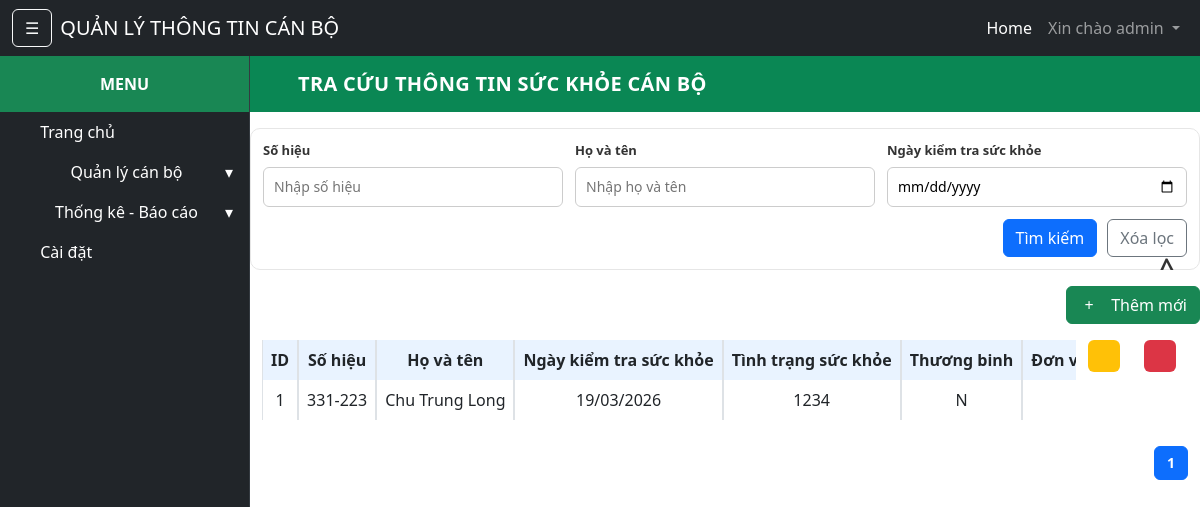
The app's page /health/ (signed in) with its own data.
### users/models.py (models this page shows)
class User(AbstractUser):
    avatar = models.ImageField(upload_to='avatars/', null=True, blank=True)
    phone = models.CharField(max_length=15, null=True, blank=True)
    def __str__(self):
        return self.username

### employee/models.py (models this page shows, shortened)
class Emp_Health(models.Model):
    wounded_soldiers_CHOICES = (
        ('Y', 'Có'),
        ('N', 'Không'),
    )
    id = models.AutoField(primary_key=True)
    emp = models.ForeignKey(Emp_information,to_field='emp_num',db_column='emp_num', on_delete=models.CASCADE, verbose_name="Nhân viên", default='')
    date_check = models.DateField("Ngày kiểm tra sức khỏe",null=False)
    heal_check = models.CharField("Tình trạng sức khỏe",max_length=100, null=False)
    wounded_soldiers = models.CharField("Thương binh",max_length=1, null=False,choices=wounded_soldiers_CHOICES)
    agency = models.ForeignKey(company, on_delete=models.CASCADE, verbose_name="Cơ quan khám sức khỏe", default='')
    file = models.FileField("File đính kèm",upload_to='employee_Health/', null=True, blank=True)
    created_by = models.ForeignKey(settings.AUTH_USER_MODEL, on_delete=models.SET_NULL, null=True, verbose_name="Người tạo", related_name="emp_Health_created",)
    created_at = models.DateTimeField("Ngày tạo", auto_now_add=True)
    update_by = models.ForeignKey(settings.AUTH_USER_MODEL, on_delete=models.SET_NULL, null=True, verbose_name="Người sửa", related_name="emp_Health_updated",)
    update_at = models.DateTimeField("Ngày sửa", auto_now_add=False,null=True)

class Emp_information(models.Model):
    MEMBER_CHOICES = [
        ('Y', 'Có'),
        ('N', 'Không'),
    ]
    GENDER_CHOICES = [
        ('M', 'Nam'),
        ('F', 'Nữ'),
    ]
    id = models.AutoField(primary_key=True)
    emp_num = models.CharField("Số hiệu",max_length=10, unique=True, null=False)
    full_name = models.CharField("Họ và tên",max_length=100, null=False)
    current_name = models.CharField("Tên hiện tại",max_length=100, null=False)
    day_of_birth = models.DateField("Ngày sinh",null=False)
    gender = models.CharField("Giới tính",max_length=1, null=False,choices=GENDER_CHOICES)
    place_of_hometown = models.CharField("Quê quán",max_length=100, null=False)
    current_residence = models.CharField("Nơi cư trú hiện tại",max_length=100, null=False)
    nation = models.CharField("Dân tộc",max_length=50, null=False)
    religion = models.CharField("Tôn giáo",max_length=50, null=False)
    family_job = models.CharField("Nghề nghiệp của gia đình",max_length=100, null=False)
    before_job = models.CharField("Công việc trước đây",max_length=100, null=False)
    date_in_group = models.DateField("Ngày vào đoàn",null=False)
    union = models.CharField("Đoàn viên",max_length=1, null=False,choices=MEMBER_CHOICES)
    day_of_joining_the_party = models.DateField("Ngày vào Đảng",null=False)
    day_offical = models.DateField("Ngày chính thức",null=False)
    recruitment_day = models.DateField("Ngày tuyển dụng",null=False)
    date_of_joining_the_police = models.DateField("Ngày vào công an",null=False)
    recruitment_place = models.ForeignKey(company, on_delete=models.CASCADE, verbose_name="Nơi tuyển dụng", default='', null=True)
    recruitment_source = models.CharField("Nguồn tuyển dụng",max_length=100, null=False)
    blood_type = models.CharField("Nhóm máu",max_length=10, null=False)
    appellation = models.CharField("Danh hiệu được phong",max_length=50, null=False)
    keep_records = models.CharField("Địa chỉ hồ sơ",max_length=100, null=False)
    forte_ability = models.CharField("Năng lực nổi bật",max_length=100, null=False)
    Descriptions = models.TextField("Mô tả",null=True)
    avatar = models.ImageField("Ảnh chân dung",upload_to='employee_avatars/', null=True, blank=True)
    created_by = models.ForeignKey(settings.AUTH_USER_MODEL, on_delete=models.SET_NULL, null=True, verbose_name="Người tạo")
    created_at = models.DateTimeField("Ngày tạo", auto_now_add=True)
    def __str__(self):
        return self.full_name

### employee/views.py (the view, shortened to what this page needs)
# urls.py: path('health/', views.index_emp_health, name = 'index_emp_health'),
@login_required
def index_emp_health(request):
    if request.user.is_authenticated:
        emp_num = request.GET.get('emp_num', '')
        full_name = request.GET.get('full_name', '')
        datecheck = request.GET.get('datecheck', '').strip()
        data = Emp_Health.objects.select_related('emp').order_by('created_at')
        if emp_num:
            data = data.filter(emp__emp_num__icontains=emp_num)
        if full_name:
            data = data.filter(emp__full_name__icontains=full_name)
        paginator = Paginator(data, 10)  # Hiển thị 10 dòng
        page_number = request.GET.get('page')
        page_obj = paginator.get_page(page_number)
        params = request.GET.copy()
        params.pop("page", None)  # bỏ page cũ
        for k in list(params.keys()):
            if not (params.get(k) or "").strip():
                params.pop(k, None)
        querystring = urlencode(params)
        return render(request, 'Health/index_emp_health.html', {'data': data, 'page_obj': page_obj, 'paginator': paginator, 'querystring': querystring})

### employee/models.py (called while the page is built)
    def __str__(self):
        return self.name

### employee/templates/Health/index_emp_health.html (shortened to what this page needs)
{% extends 'base.html' %}
{% block content %}
    <div class="container-fluid page-header">
        <i class="fa-solid fa-users me-2"></i>
        <h1>TRA CỨU THÔNG TIN SỨC KHỎE CÁN BỘ</h1>
    </div>
        <div class="container-fluid mt-3 px-0" id="search-panel-wrapper">
            <div class="search-panel" id="search-panel">
                <button type="button"
                    id="toggle-search"
                    class="search-toggle"
                    aria-label="Ẩn/Hiện điều kiện">
                    ^
                </button>
                <form method="get" class="search-form">
                    <div class="search-grid">
                        <div class="search-item">
                            <label class="search-label">Số hiệu</label>
                            <input type="text" name="emp_num" class="search-control"
                                value="{{ request.GET.emp_num|default:'' }}" placeholder="Nhập số hiệu">
                        </div>
                        <div class="search-item">
                            <label class="search-label">Họ và tên</label>
                            <input type="text" name="full_name" class="search-control"
                                value="{{ request.GET.full_name|default:'' }}" placeholder="Nhập họ và tên">
                        </div>
                        <div class="search-item">
                            <label class="search-label">Ngày kiểm tra sức khỏe</label>
                            <input type="date" name="datecheck" class="search-control"
                                value="{{ request.GET.datecheck|default:'' }}">
                        </div>
                    </div>
                    <div class="search-actions">
                    <button type="submit" class="btn btn-primary">Tìm kiếm</button>
                    <a href="{% url 'employee:index_emp_health' %}" class="btn btn-outline-secondary">Xóa lọc</a>
                    </div>
                </form>
            </div>
        </div>
    <div class="d-flex justify-content-end align-items-center mt-3">
        <button
            class="btn btn-success js-open-modal"
            data-modal-url="{% url 'employee:health_manager_modal' %}"
            data-modal-title="Thêm mới thông tin sức khỏe cán bộ"
            data-modal-type="emp_health_manage">
            <i class="fa-solid fa-plus me-2"></i> Thêm mới
        </button>
    </div>
    <div class="container-fluid table-area">
            <div class = "table-wrap">
            <div class="table-scroll">
                <table class="table table-data table-hover table-master table-bordered mt-3 text-center resizable-table">
                    <thead class="head-blue">
                        <tr>
                            <th>
                                <span class="th-ellipsis">ID</span>
                                <div class="col-resizer"></div>
                            </th>
                            <th>
                                <span class="th-ellipsis">Số hiệu</span>
                                <div class="col-resizer"></div>
                            </th>
                            <th class="col-fullname">
                                <span class="th-ellipsis">Họ và tên</span>
                                <div class="col-resizer"></div>
                            </th>
                            <th>
                                <span class="th-ellipsis">Ngày kiểm tra sức khỏe</span>
                                <div class="col-resizer"></div>
                            </th>
                            <th>
                                <span class="th-ellipsis">Tình trạng sức khỏe</span>
                                <div class="col-resizer"></div>
                            </th>
                            <th>
                                <span class="th-ellipsis">Thương binh</span>
                                <div class="col-resizer"></div>
                            </th>
                            <th>
                                <span class="th-ellipsis">Đơn vị khám sức khỏe</span>
                            </th>
                        </tr>
                    </thead>
                    <tbody>
                        {% for d in data %}
                        <tr>
                            <td data-bs-toggle="tooltip" title="{{ d.id }}">{{ d.id }}</td>
                            <td data-bs-toggle="tooltip" title="{{ d.emp }}">{{ d.emp.emp_num }}</td>
                            <td class = "col-fullname">{{ d.emp.full_name }}</td>
                            <td data-bs-toggle="tooltip" title="{{ d.date_check }}">{{ d.date_check|date:"d/m/Y"|default_if_none:"" }}</td>
                            <td data-bs-toggle="tooltip" title="{{ d.heal_check }}">{{ d.heal_check|default_if_none:"" }}</td>
                            <td data-bs-toggle="tooltip" title="{{ d.wounded_soldiers }}">{{ d.wounded_soldiers|default_if_none:"" }}</td>
                            <td data-bs-toggle="tooltip" title="{{ d.agency }}">{{ d.agency }}</td>
                        </tr>
                        {% endfor %}
                    </tbody>
                </table>
            </div>
            <div class="table-actions table-action">
                    <table class="table table-hover table-bordered mt-3 text-center table-action">
                        <tbody>
                            {% for d in data %}
                            <tr>
                            <td>
                                <button
                                    class="btn btn-sm btn-warning js-open-modal"
                                    data-modal-url="{% url 'employee:emp_health_view_modal' d.id %}"
                                    data-modal-title="Xem thông tin sức khỏe"
                                    data-modal-type="emp_health_manage">
                                    <i class="fa-solid fa-eye"></i>
                                </button>
                            </td>
                            <td>
                                <form action="{% url 'employee:emp_health_delete' d.id %}" method="post">
                                <button type="submit" class="btn btn-sm btn-danger"
                                        onclick="return confirm('Bạn có chắc chắn muốn xóa')" title="Xóa">
                                    <i class="fa-solid fa-trash"></i>
                                </button>
                                </form>
                            </td>
                            </tr>
                            {% endfor %}
                        </tbody>
                    </table>
                </div>
            </div>
            <div class="table-pagination">
                {% for num in page_obj.paginator.page_range %}
                    {% if page_obj.number == num %}
                    <span class="pg active">{{ num }}</span>
                    {% elif num > page_obj.number|add:'-3' and num < page_obj.number|add:'3' %}
                    <a class="pg" href="?page={{ num }}{% if querystring %}&{{ querystring }}{% endif %}">{{ num }}</a>
                    {% endif %}
                {% endfor %}
            </div>
    </div>
{% endblock %}

### templates/base.html (shortened to what this page needs)
<!DOCTYPE html>
{% load static %}
<html lang="en">
<head>
    <link rel="stylesheet" href="{% static 'fontawesome/css/all.min.css' %}">
    <link href="{% static 'css/styles.css' %}" rel="stylesheet">
    <link href="{% static 'css/sub-table.css' %}" rel="stylesheet">
</head>
<body>
<nav class="navbar navbar-expand-lg navbar-dark bg-dark">
    <div class="container-fluid">
        <button class="btn btn-outline-light me-2" id="menu-toggle">☰</button>
        <a class="navbar-brand" href="{% url 'employee:index' %}">QUẢN LÝ THÔNG TIN CÁN BỘ</a>
        <div class="collapse navbar-collapse" id="navbarSupportedContent">
            <ul class="navbar-nav ms-auto mb-2 mb-lg-0">
                <li class="nav-item">
                    <a class="nav-link active" href="{% url 'employee:index' %}">Home</a>
                </li>
                {% if user.is_authenticated %}
                <li class="nav-item dropdown">
                    <a class="nav-link dropdown-toggle" href="#" role="button" data-bs-toggle="dropdown">
                        Xin chào {{ user.username }}
                    </a>
                </li>
                {% else %}
                <li class="nav-item">
                    <a class="nav-link" href="{% url 'login' %}">Login</a>
                </li>
                {% endif %}
            </ul>
        </div>
    </div>
</nav>
<div class="d-flex" id="wrapper">
    <div id="sidebar-wrapper">
        <div class="sidebar-heading">MENU</div>
            <div class="list-group list-group-flush">
            <a href="{% url 'employee:index' %}" class="list-group-item list-group-item-action">
                <i class="fa-solid fa-house"></i>
                Trang chủ
            </a>
            <a class="list-group-item list-group-item-action d-flex justify-content-between align-items-center"
                data-bs-toggle="collapse"
                href="#menu-qlcb"
                role="button"
                aria-expanded="false"
                aria-controls="menu-qlcb">
                <i class="fa-solid fa-user"></i>Quản lý cán bộ
                <span class="ms-2">▾</span>
            </a>
            <a class="list-group-item list-group-item-action d-flex justify-content-between align-items-center"
                data-bs-toggle="collapse"
                href="#menu-report"
                role="button"
                aria-expanded="false"
                aria-controls="menu-report">
                <i class="fa-solid fa-chart-line"></i>
                Thống kê - Báo cáo
                <span class="ms-2">▾</span>
            </a>
            <a href="#" class="list-group-item list-group-item-action">
                <i class="fa-solid fa-gear"></i>
                Cài đặt
            </a>
            </div>
    </div>
    <div id="page-content-wrapper" class="flex-grow-1 w-100">
        <div class="container-fluid px-0 w-100 ">
            {% block content %}
            {% endblock %}
        </div>
</div>
</body>

### records on screen
User: username "admin"
Emp_Health: id "1", emp.emp_num "331-223", emp.full_name "Chu Trung Long", date_check "19/03/2026", heal_check "1234", wounded_soldiers "N"

### other values on screen
{{ num }} "1"
